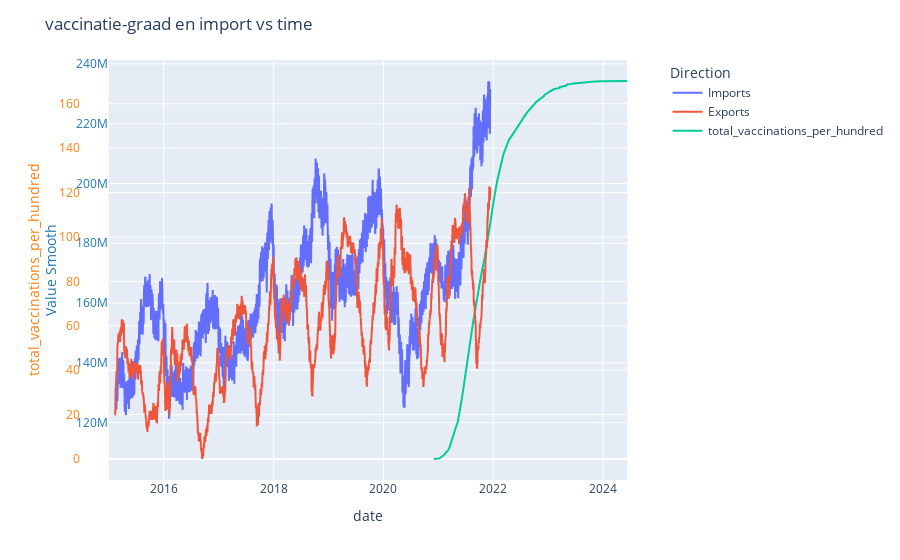

Notebook code for this chart:
### Markdown cell above
De stijging van het aantal vaccinaties zou hebben kunnen bijdragen aan het heropenen van economieën, wat mogelijk resulteerde in verhoogde economische activiteit. Dit herstel lijkt weerspiegeld te worden in de import- en exportsectoren, zoals te zien is in de grafiek. Naarmate de bevolking gevaccineerd werd, nam wellicht het vertrouwen van bedrijven en consumenten toe, wat mogelijk heeft bijgedragen aan een toename van de handelsactiviteiten.

### Code cell
fig = px.line(data,x='date',y='Value_smooth', color='Direction')
fig.add_trace(
    go.Scatter(
            x=conv_data['date'],
            y=conv_data['total_vaccinations_per_hundred'],
            yaxis="y2",
            name='total_vaccinations_per_hundred'
        ),
)

fig.update_layout(
    xaxis=dict(
        domain=[0.05, 0.95]
    ),
    yaxis=dict(
        title="Value Smooth",
        titlefont=dict(
            color="#1f77b4"
        ),
        tickfont=dict(
            color="#1f77b4"
        )
    ),
    yaxis2=dict(
        title="total_vaccinations_per_hundred",
        titlefont=dict(
            color="#ff7f0e"
        ),
        tickfont=dict(
            color="#ff7f0e"
        ),
        anchor="free",
        overlaying="y",
        side="left",
        position=0
    ),
    yaxis3=dict(
        title="yaxis3 title",
        titlefont=dict(
            color="#d62728"
        ),
        tickfont=dict(
            color="#d62728"
        ),
        anchor="x",
        overlaying="y",
        side="right"
    ),
    yaxis4=dict(
        title="yaxis4 title",
        titlefont=dict(
            color="#9467bd"
        ),
        tickfont=dict(
            color="#9467bd"
        ),
        anchor="free",
        overlaying="y",
        side="right",
        position=1
    )
)

# Update layout properties
fig.update_layout(
    title_text="vaccinatie-graad en import vs time",
)

fig.show()

### Figure 1 — Plotly figure (JSON) as saved in the notebook; plotly's stock layout.template omitted (floating-point values rounded to 4 significant figures; data arrays with more than 128 entries replaced by an {"elided": "..."} marker saying what was removed)
{"data": [{"hovertemplate": "Direction=Imports<br>date=%{x}<br>Value_smooth=%{y}<extra></extra>", "legendgroup": "Imports", "line": {"color": "#636efa", "dash": "solid"}, "marker": {"symbol": "circle"}, "mode": "lines", "name": "Imports", "showlegend": true, "type": "scattergl", "x": {"elided": "2525 str values"}, "xaxis": "x", "y": {"elided": "2525 float values"}, "yaxis": "y"}, {"hovertemplate": "Direction=Exports<br>date=%{x}<br>Value_smooth=%{y}<extra></extra>", "legendgroup": "Exports", "line": {"color": "#EF553B", "dash": "solid"}, "marker": {"symbol": "circle"}, "mode": "lines", "name": "Exports", "showlegend": true, "type": "scattergl", "x": {"elided": "2541 str values"}, "xaxis": "x", "y": {"elided": "2541 float values"}, "yaxis": "y"}, {"name": "total_vaccinations_per_hundred", "type": "scatter", "x": {"elided": "1618 str values"}, "y": {"elided": "1618 float values"}, "yaxis": "y2"}], "layout": {"legend": {"title": {"text": "Direction"}, "tracegroupgap": 0}, "margin": {"t": 60}, "title": {"text": "vaccinatie-graad en import vs time"}, "xaxis": {"anchor": "y", "domain": [0.05, 0.95], "title": {"text": "date"}}, "yaxis": {"anchor": "x", "domain": [0, 1], "tickfont": {"color": "#1f77b4"}, "title": {"font": {"color": "#1f77b4"}, "text": "Value Smooth"}}, "yaxis2": {"anchor": "free", "overlaying": "y", "position": 0, "side": "left", "tickfont": {"color": "#ff7f0e"}, "title": {"font": {"color": "#ff7f0e"}, "text": "total_vaccinations_per_hundred"}}, "yaxis3": {"anchor": "x", "overlaying": "y", "side": "right", "tickfont": {"color": "#d62728"}, "title": {"font": {"color": "#d62728"}, "text": "yaxis3 title"}}, "yaxis4": {"anchor": "free", "overlaying": "y", "position": 1, "side": "right", "tickfont": {"color": "#9467bd"}, "title": {"font": {"color": "#9467bd"}, "text": "yaxis4 title"}}}}
